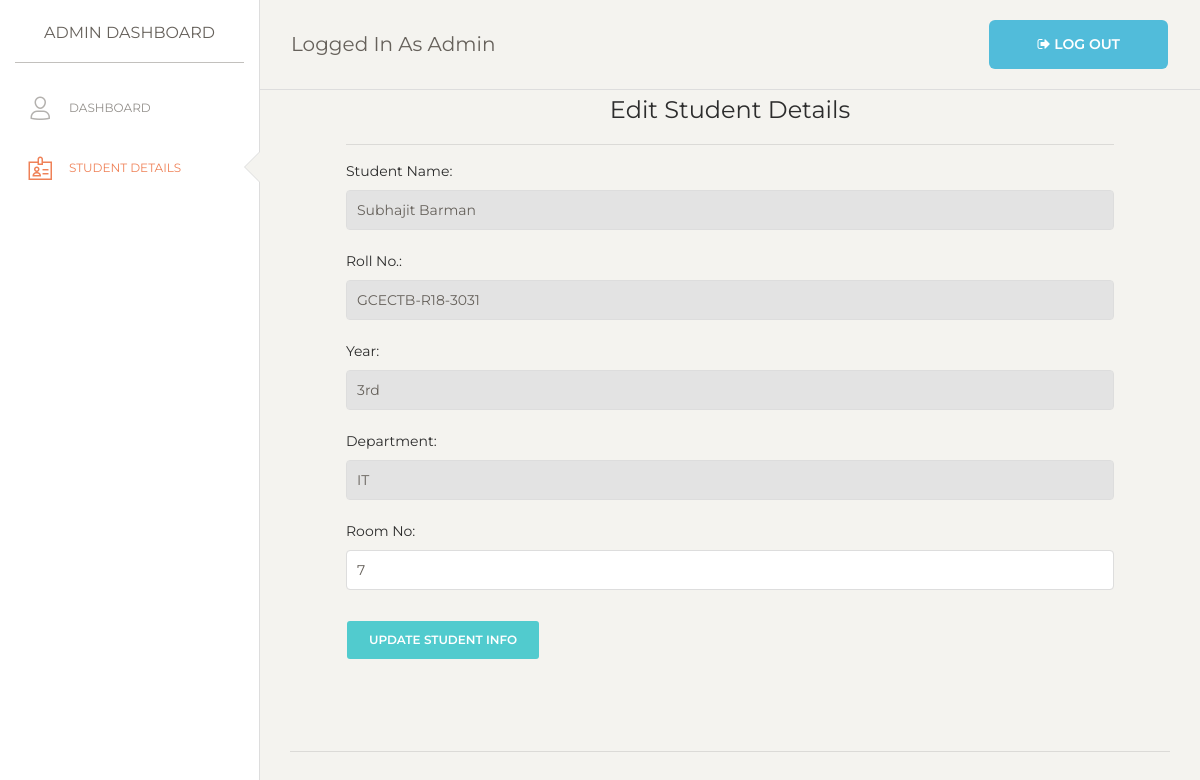
The page /students/edit/GCECTB-R18-3031 (signed in) on the database its author committed.
### app.py (models this page shows, shortened)
class Student(db.Model):
    roll = db.Column(db.String(30), primary_key=True)
    name = db.Column(db.String(30), nullable=False)
    room = db.Column(db.Integer, nullable=False)
    year = db.Column(db.Integer, nullable=False)
    dept = db.Column(db.String(30), nullable=False)
    contact = db.Column(db.String(10), nullable=False)
    email = db.Column(db.String(30), unique=True, nullable=False)

### app.py (the view, shortened to what this page needs)
@app.route("/students/edit/<roll>", methods=["GET", "POST"])
def update(roll):
    if "admin" in session:
        student = Student.query.get_or_404(roll)
        return render_template("edit-student.html", student=student)
    else:
        flash("You are not logged in")
        return render_template("login.html")

### templates/edit-student.html (shortened to what this page needs)
{% extends 'admin.html' %}
{% block style %}
<div class="sidebar-wrapper">
  <ul class="nav">
    <li>
      <a href="/admin">
        <i class="nc-icon nc-single-02"></i>
        <p>Dashboard</p>
      </a>
    </li>
    <li class="active ">
      <a href="/students">
        <i class="nc-icon nc-badge"></i>
        <p>Student Details</p>
      </a>
    </li>
  </ul>
</div>
{% endblock %}
{% block body %}
<div class="content">
<form action = '/students/edit/{{student.roll}}' method='POST' style="padding-left: 4em;padding-right: 4em;padding-bottom: 4em;padding-top: 0em;">
    <center><h4>Edit Student Details</h4></center>
    <hr>
    <div class="form-group">
    <label for="name">Student Name:</label>
    <input class="form-control" type="text" name="name" id="name" value="{{student.name}}" disabled>
    <br>
    <label for="roll"> Roll No.:</label>
    <input class="form-control" type="text" name="roll" id="roll"  value="{{student.roll}}" rows=4 disabled>
    <br>
    <label for="year">Year:</label>
    <input class="form-control" type="text" name="year" id="year" value="{{student.year}}" disabled>
    <br>
    <label for="dept">Department:</label>
    <input class="form-control" type="text" name="dept" id="dept" value="{{student.dept}}" disabled>
    <br>
    <label for="room">Room No:</label>
    <input class="form-control" type="text" name="room" id="room" value="{{student.room}}">
    <br>
    <input type="submit" value="Update Student Info" class="btn btn-primary">
    </div>
</form>
<hr>
</div>
{% endblock %}

### rows shown on the page
Student: name "Subhajit Barman", roll "GCECTB-R18-3031", year "3rd", dept "IT", room "7"
